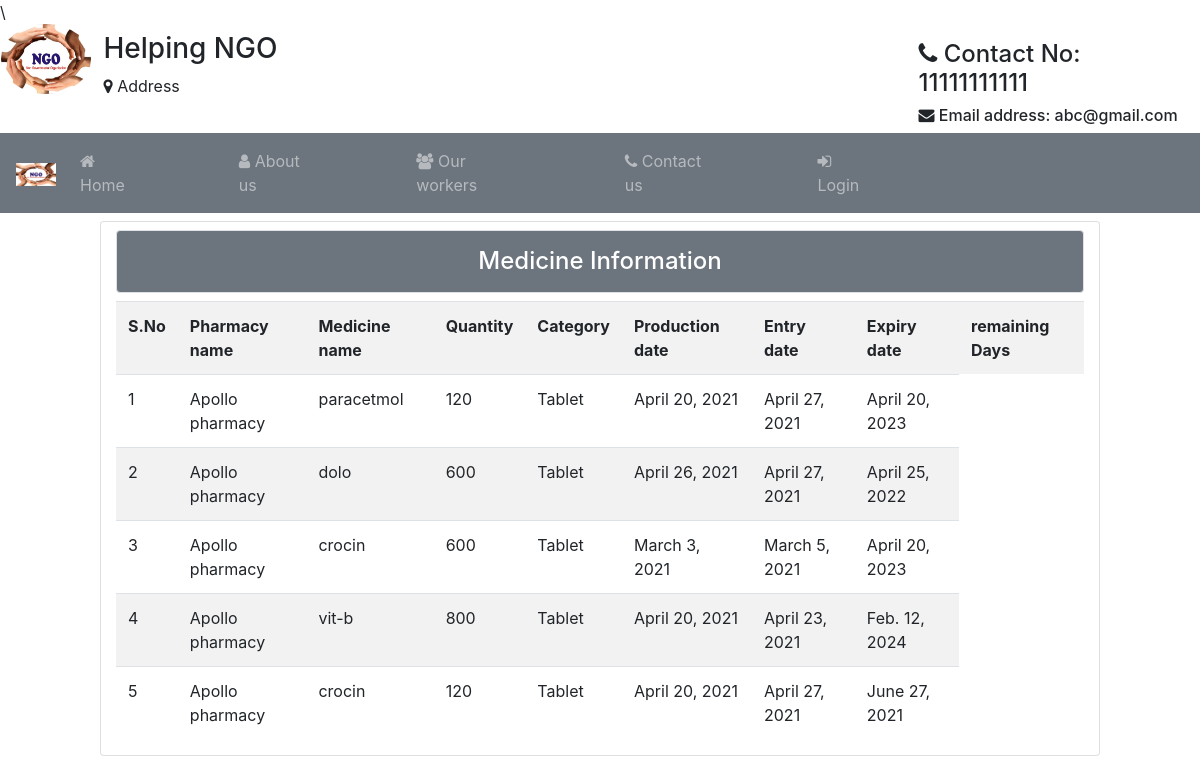
Screenshot of /expirytab/ with the database file from the repository.
### Student/models.py (models this page shows)
class MedicineInfo(models.Model):
	pharmacy_name=models.CharField(max_length=200,null=True)
	phrlicense_no=models.CharField(max_length=20,null=True)
	c=[('Tablet','Tablet'),('Syrup','Syrup'),('Injection','Injection')]
	medicine_name=models.CharField(max_length=120)
	category=models.CharField(choices=c,max_length=20,default="Tablet")
	dosage=models.CharField(max_length=20)
	days_count=models.CharField(max_length=20,blank=True)
	production_date=models.DateField(null=True)
	entry_date=models.DateField(null=True)
	expiry_date=models.DateField(null=True)
	created_date=models.DateField(auto_now=True)
	quantity=models.CharField(max_length=20,null=True)
	remaining_tablets=models.CharField(max_length=20,null=True)
	uid=models.ForeignKey(User,on_delete=models.CASCADE)

### Student/views.py (the view)
# urls.py: path('expirytab/',views.expirytab,name="expt"),
def expirytab(request):
	g=MedicineInfo.objects.filter(days_count__lte=120)
	b=MedicineInfo.objects.all()
	w={}
	for i in b:
		w[i.id] = i.id,i.pharmacy_name,i.medicine_name,i.quantity,i.category,i.production_date,i.entry_date,i.expiry_date
	wk=w.values()
	return render(request,'htfiles/expirytable.html',{'wk':wk})

### Student/templates/htfiles/expirytable.html (shortened to what this page needs)
{% extends 'htfiles/header.html' %}
{% block content %}
<div class="card col-md-10 mt-2 mx-auto">
			<h4 class="bg-secondary text-white text-center border rounded mt-2 p-3">Medicine Information</h4>
			<table class="table table-striped">
				<tr>
					<th>S.No</th>
					<th>Pharmacy name</th>
					<th>Medicine name</th>
					<th>Quantity</th>
					<th>Category</th>
					<th>Production date</th>
					<th>Entry date</th>
					<th>Expiry date</th>
					<th>remaining Days</th>
				</tr>
				{% for k in wk %}
				<tr>
					<td>{{ forloop.counter }}</td>
					<td>{{k.1}}</td>
					<td>{{k.2}}</td>
					<td>{{k.3}}</td>
					<td>{{k.4}}</td>
					<td>{{k.5}}</td>
					<td>{{k.6}}</td>
					<td>{{k.7}}</td>
					</tr>
				{% endfor %}
			</table>
		</div>
{% endblock %}

### rows the page displays
MedicineInfo: pharmacy_name "Apollo pharmacy", medicine_name "paracetmol", quantity "120", category "Tablet", production_date "April 20, 2021", entry_date "April 27, 2021", expiry_date "April 20, 2023"
MedicineInfo: pharmacy_name "Apollo pharmacy", medicine_name "dolo", quantity "600", category "Tablet", production_date "April 26, 2021", entry_date "April 27, 2021", expiry_date "April 25, 2022"
MedicineInfo: pharmacy_name "Apollo pharmacy", medicine_name "crocin", quantity "600", category "Tablet", production_date "March 3, 2021", entry_date "March 5, 2021", expiry_date "April 20, 2023"
MedicineInfo: pharmacy_name "Apollo pharmacy", medicine_name "vit-b", quantity "800", category "Tablet", production_date "April 20, 2021", entry_date "April 23, 2021", expiry_date "Feb. 12, 2024"
MedicineInfo: pharmacy_name "Apollo pharmacy", medicine_name "crocin", quantity "120", category "Tablet", production_date "April 20, 2021", entry_date "April 27, 2021", expiry_date "June 27, 2021"
